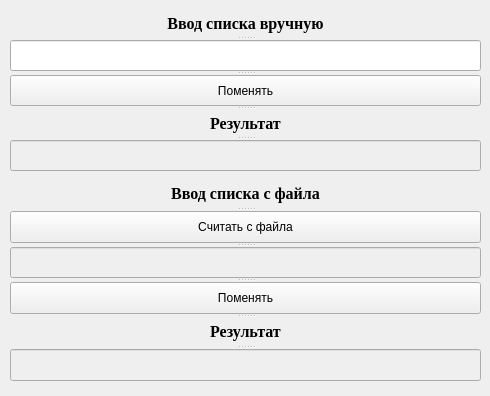
<?xml version="1.0" encoding="UTF-8"?>
<ui version="4.0">
 <class>MainWindow</class>
 <widget class="QMainWindow" name="MainWindow">
  <property name="geometry">
   <rect>
    <x>0</x>
    <y>0</y>
    <width>490</width>
    <height>396</height>
   </rect>
  </property>
  <property name="windowTitle">
   <string>Работа со списками</string>
  </property>
  <widget class="QWidget" name="centralwidget">
   <widget class="QSplitter" name="splitter">
    <property name="geometry">
     <rect>
      <x>10</x>
      <y>10</y>
      <width>471</width>
      <height>161</height>
     </rect>
    </property>
    <property name="orientation">
     <enum>Qt::Vertical</enum>
    </property>
    <widget class="QLabel" name="label">
     <property name="font">
      <font>
       <family>Times New Roman</family>
       <pointsize>12</pointsize>
       <weight>75</weight>
       <bold>true</bold>
      </font>
     </property>
     <property name="text">
      <string>Ввод списка вручную</string>
     </property>
     <property name="alignment">
      <set>Qt::AlignCenter</set>
     </property>
    </widget>
    <widget class="QLineEdit" name="input_hands"/>
    <widget class="QPushButton" name="change_hands">
     <property name="text">
      <string>Поменять</string>
     </property>
    </widget>
    <widget class="QLabel" name="label_2">
     <property name="font">
      <font>
       <family>Times New Roman</family>
       <pointsize>12</pointsize>
       <weight>75</weight>
       <bold>true</bold>
      </font>
     </property>
     <property name="text">
      <string>Результат</string>
     </property>
     <property name="alignment">
      <set>Qt::AlignCenter</set>
     </property>
    </widget>
    <widget class="QLineEdit" name="result_hands">
     <property name="enabled">
      <bool>false</bool>
     </property>
    </widget>
   </widget>
   <widget class="QSplitter" name="splitter_2">
    <property name="geometry">
     <rect>
      <x>10</x>
      <y>180</y>
      <width>471</width>
      <height>201</height>
     </rect>
    </property>
    <property name="orientation">
     <enum>Qt::Vertical</enum>
    </property>
    <widget class="QLabel" name="label_3">
     <property name="font">
      <font>
       <family>Times New Roman</family>
       <pointsize>12</pointsize>
       <weight>75</weight>
       <bold>true</bold>
      </font>
     </property>
     <property name="text">
      <string>Ввод списка с файла</string>
     </property>
     <property name="alignment">
      <set>Qt::AlignCenter</set>
     </property>
    </widget>
    <widget class="QPushButton" name="take_from_file">
     <property name="text">
      <string>Считать с файла</string>
     </property>
    </widget>
    <widget class="QLineEdit" name="see_file_list">
     <property name="enabled">
      <bool>false</bool>
     </property>
    </widget>
    <widget class="QPushButton" name="change_file">
     <property name="text">
      <string>Поменять</string>
     </property>
    </widget>
    <widget class="QLabel" name="label_4">
     <property name="font">
      <font>
       <family>Times New Roman</family>
       <pointsize>12</pointsize>
       <weight>75</weight>
       <bold>true</bold>
      </font>
     </property>
     <property name="text">
      <string>Результат</string>
     </property>
     <property name="alignment">
      <set>Qt::AlignCenter</set>
     </property>
    </widget>
    <widget class="QLineEdit" name="result_file">
     <property name="enabled">
      <bool>false</bool>
     </property>
    </widget>
   </widget>
  </widget>
 </widget>
 <resources/>
 <connections/>
</ui>
